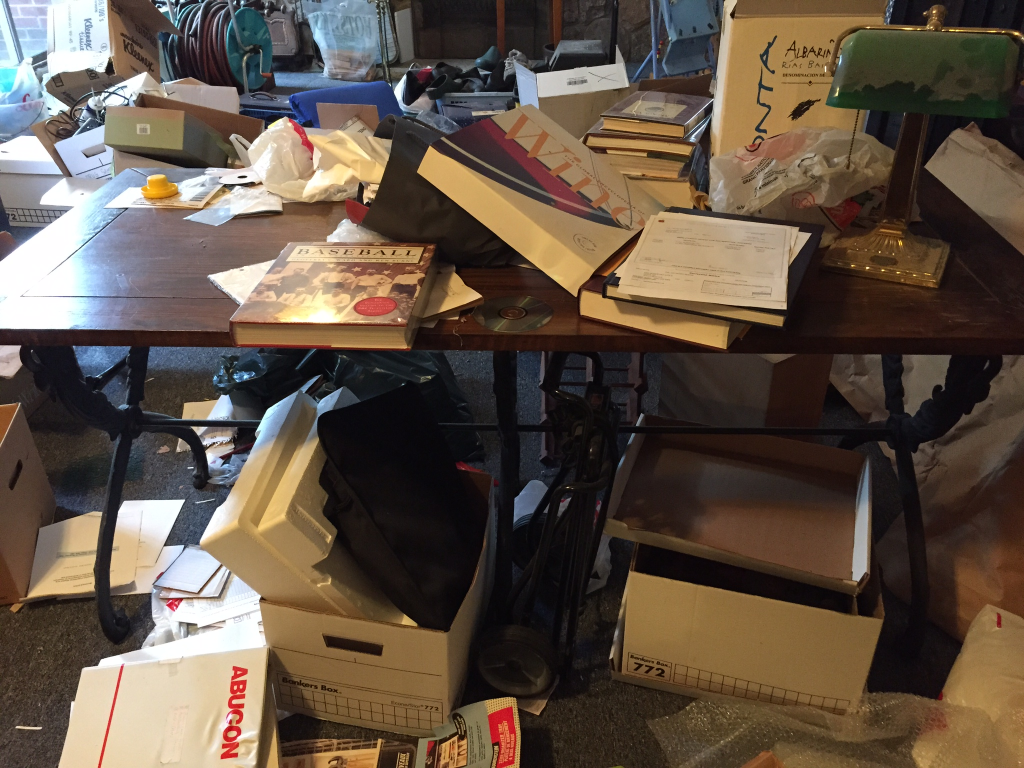
#> input picture images/imageone.jpg, 2048 x 1536 px, found by its file name (shown at 1/2 size)
$ python imageLoader.py   (older library calls are emulated)
#> lines starting #> are read from the running program, lines starting #| are printed output that depends on the picture
#!/usr/bin/python3
from PIL import Image, ImageDraw, ImageFont

class LabeledImage():

    def __init__(self, originalimg, label, labelPosition):
        self.originalimg = originalimg
        self.label = label
        self.labelPosition = labelPosition

        #Load Roboto font with large 200 size font
        self.fnt = ImageFont.truetype('Roboto-Regular.ttf', 75)
        self.txtcolor = (255,255,255,200)
        self.bgtxtcolor = (0,0,0,200)
        self.pdg = 20
        #Create a blank image, original image size, to write text with
        #no opacity
        self.labelLayer = Image.new('RGBA', self.originalimg.size,
                                    (255,255,255,0))
        self.labelDraw = ImageDraw.Draw(self.labelLayer)

        #Find the font and image dimensions to aid in placing text
        self.txtwidth, self.txtheight = self.labelDraw.textsize(self.label,
                                                                font=self.fnt)
        self.imgwidth, self.imgheight = self.originalimg.size

    def drawLabel(self):
        if self.labelPosition == 'top left':
            #Top left text
            self.labelDraw.rectangle([self.pdg, self.pdg,
                                      (self.pdg + self.txtwidth),
                                      (self.pdg+self.txtheight)],
                                      fill=self.bgtxtcolor)
            self.labelDraw.text((self.pdg, self.pdg), self.label,
                                font=self.fnt, fill=self.txtcolor)
        elif self.labelPosition == 'bottom left':
            #Bottom left text
            self.labelDraw.rectangle([self.pdg,
                                      self.imgheight-(self.txtheight+self.pdg),
                                      self.pdg+self.txtwidth,
                                      self.imgheight-self.pdg],
                                      fill=self.bgtxtcolor)
            self.labelDraw.text((self.pdg,
                                 self.imgheight-(self.txtheight+self.pdg)),
                                 self.label, font=self.fnt, fill=self.txtcolor)
        elif self.labelPosition == 'top right':
            #Top right text
            self.labelDraw.rectangle([self.imgwidth-(self.txtwidth+self.pdg),
                                      self.pdg, self.imgwidth-self.pdg,
                                      self.txtheight+self.pdg],
                                      fill = self.bgtxtcolor)
            self.labelDraw.text((self.imgwidth-(self.txtwidth+self.pdg),
                                 self.pdg), self.label, font=self.fnt,
                                 fill=self.txtcolor)
        elif self.labelPosition == 'bottom right':
            #Bottom right text
            self.labelDraw.rectangle([self.imgwidth-(self.txtwidth+self.pdg),
                                      self.imgheight-(self.txtheight+self.pdg),
                                      self.imgwidth-self.pdg,
                                      self.imgheight-self.pdg],
                                      fill = self.bgtxtcolor)
            self.labelDraw.text((self.imgwidth-(self.txtwidth+self.pdg),
                                 self.imgheight-(self.txtheight+self.pdg)),
                                 self.label, font=self.fnt, fill=self.txtcolor)
        else:
            print('Invalid label position specified')

    def show(self):
        self.drawLabel()
        return Image.alpha_composite(self.originalimg, self.labelLayer)

#Open the image and convert it to RGBA
imgtwo = Image.open('images/imageone.jpg').convert('RGBA')
#Get the creation date of the image from the appropriate exif tag
text = Image.open('images/imageone.jpg')._getexif()[36867]
#> text = '2015:10:18 13:54:42'
finalImage = LabeledImage(imgtwo, ' ' + text + ' ', 'bottom left')
#> in __init__, `self.txtwidth, self.txtheight = self.labelDraw.textsize(self.label, fo..`: self.txtwidth = 841; self.txtheight = 71

thumbsize = (640, 480)
godImage = finalImage.show()
godImage.thumbnail(thumbsize)
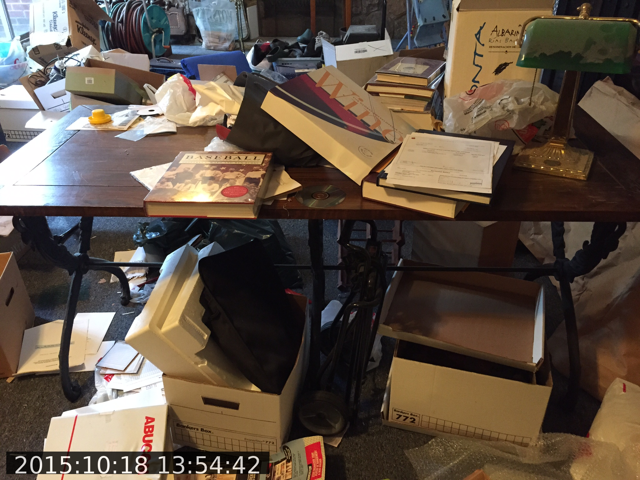
#> godImage: PIL image 640x480 RGBA; mean R, G, B, A 95.2, 81.2, 68.6, 255
godImage.show()

$ run again, with images/IMG_4409.JPG copied over images/imageone.jpg
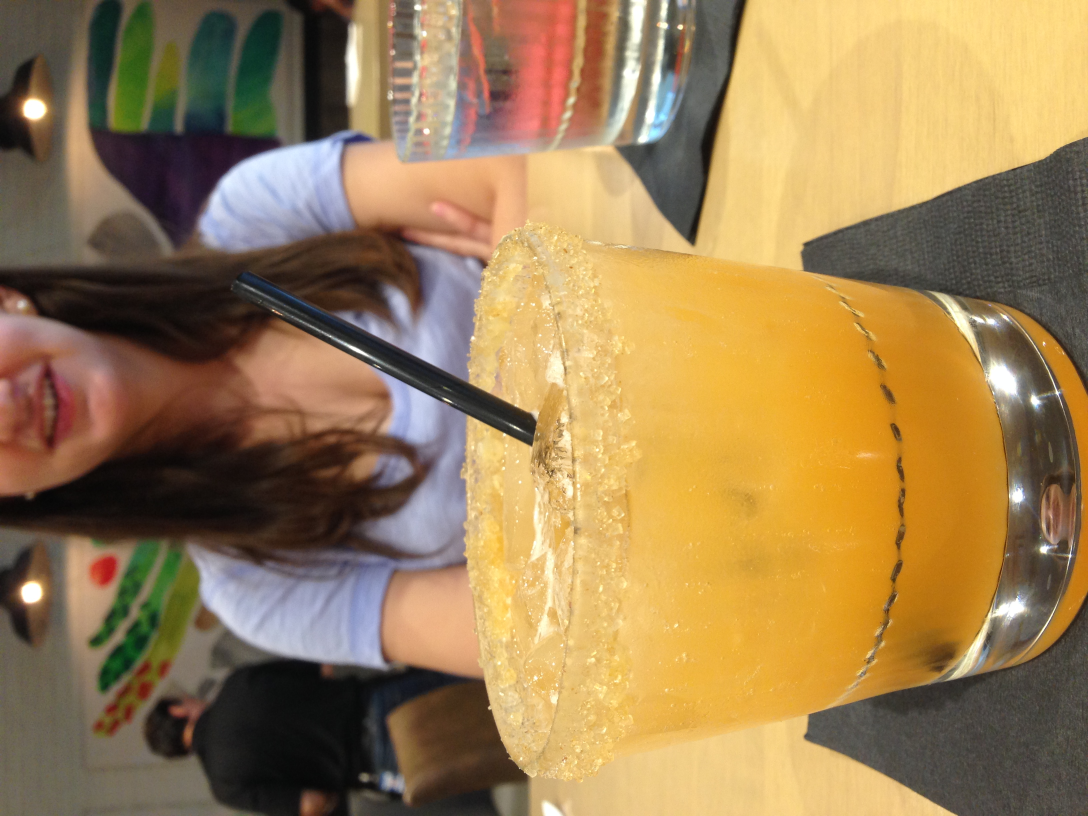
#> input picture images/IMG_4409.JPG, 3264 x 2448 px, found by its file name (shown at 1/3 size)
#> text = '2016:07:29 18:59:43'
#> self.txtwidth = 841; self.txtheight = 71
#> `godImage.thumbnail(thumbsize)`:
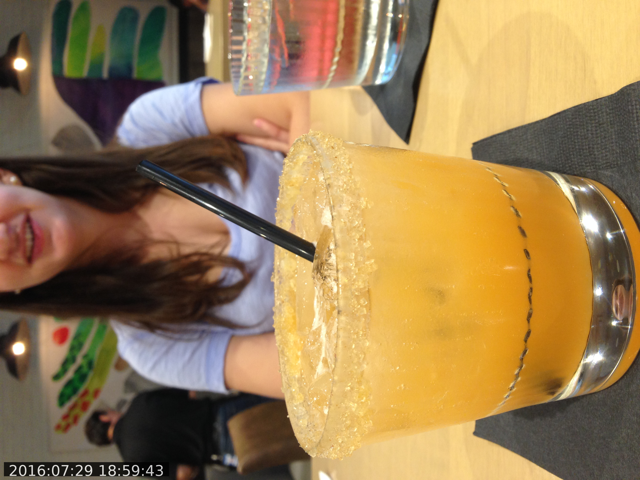
#> godImage: PIL image 640x480 RGBA; mean R, G, B, A 156, 127.1, 84.1, 255

$ run again, with images/IMG_4410.JPG copied over images/imageone.jpg
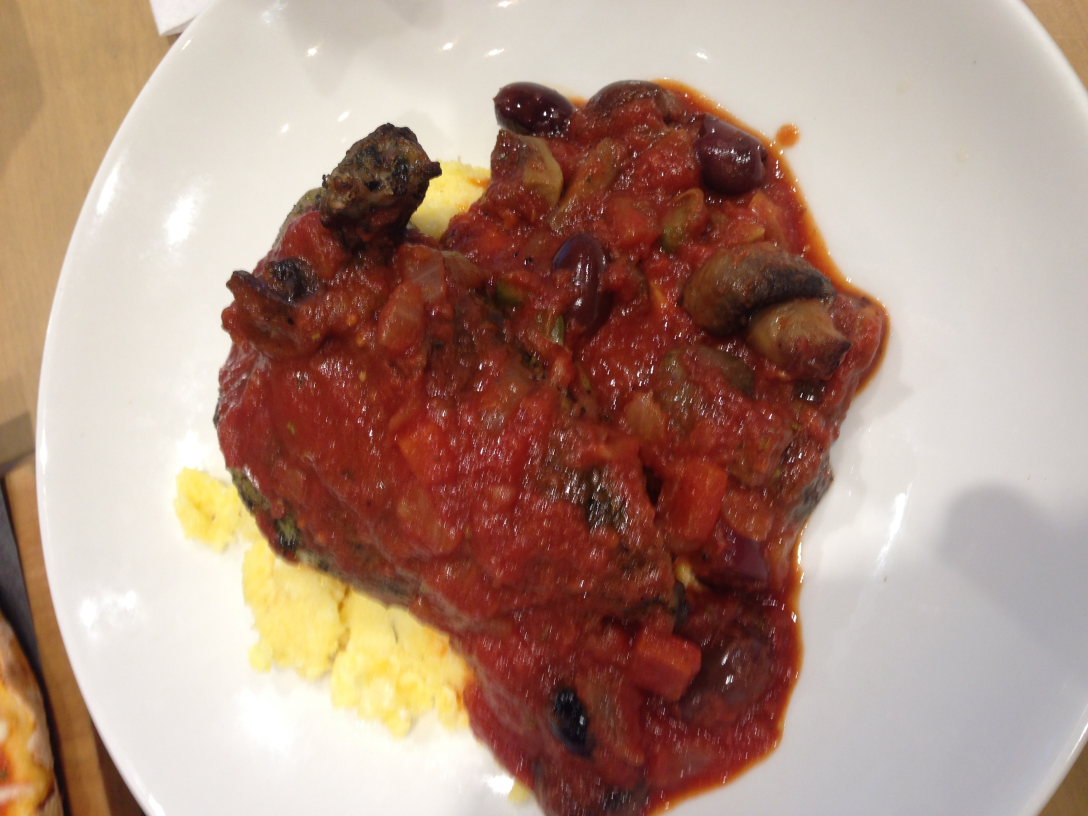
#> input picture images/IMG_4410.JPG, 3264 x 2448 px, found by its file name (shown at 1/3 size)
#> text = '2016:07:29 19:05:32'
#> self.txtwidth = 841; self.txtheight = 71
#> `godImage.thumbnail(thumbsize)`:
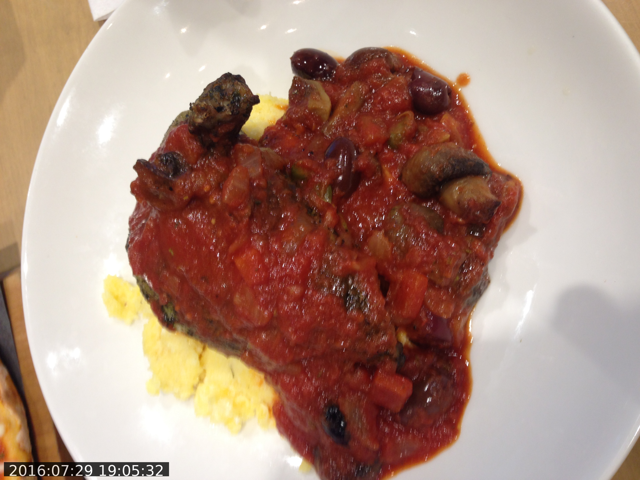
#> godImage: PIL image 640x480 RGBA; mean R, G, B, A 173.5, 142.4, 128.2, 255

$ run again, with images/IMG_4413.JPG copied over images/imageone.jpg
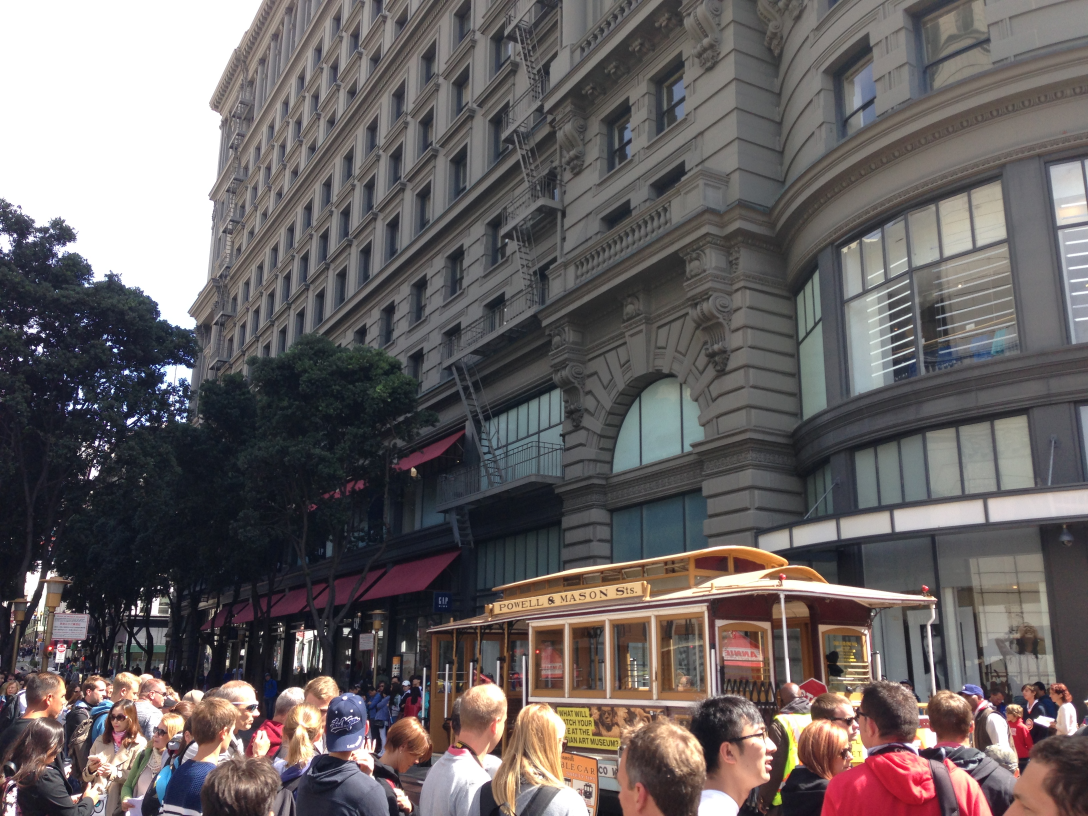
#> input picture images/IMG_4413.JPG, 3264 x 2448 px, found by its file name (shown at 1/3 size)
#> text = '2016:07:30 10:45:24'
#> self.txtwidth = 841; self.txtheight = 71
#> `godImage.thumbnail(thumbsize)`:
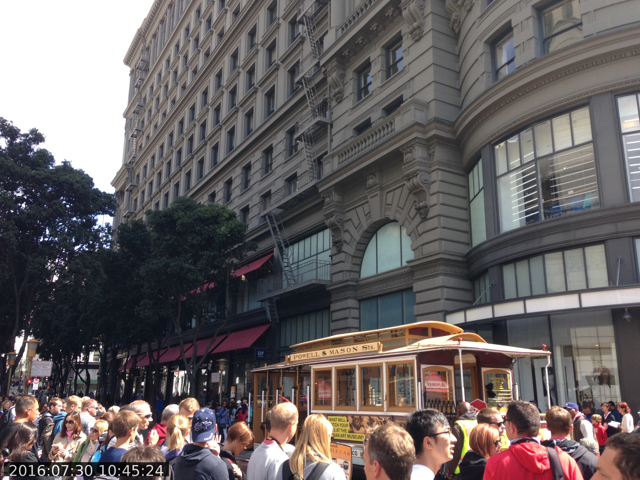
#> godImage: PIL image 640x480 RGBA; mean R, G, B, A 105.4, 99.2, 99.6, 255
